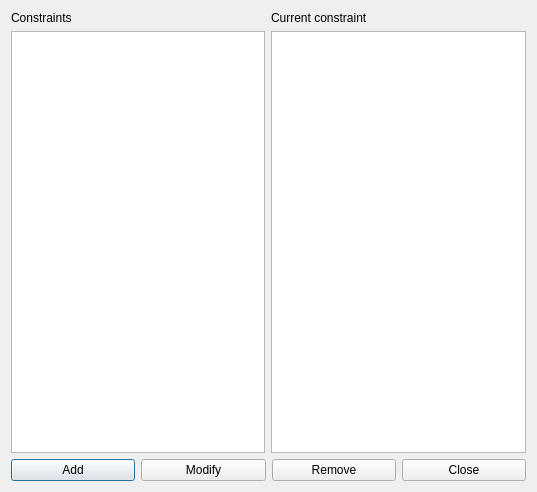
<?xml version="1.0" encoding="UTF-8"?>
<ui version="4.0">
 <class>ConstraintStudentsMinGapsBetweenRoomChangesForm_template</class>
 <widget class="QDialog" name="ConstraintStudentsMinGapsBetweenRoomChangesForm_template">
  <property name="geometry">
   <rect>
    <x>0</x>
    <y>0</y>
    <width>537</width>
    <height>492</height>
   </rect>
  </property>
  <property name="windowTitle">
   <string extracomment="This is the title of the dialog to see the list of all constraints of this type">Constraints students min gaps between room changes</string>
  </property>
  <layout class="QGridLayout" name="gridLayout">
   <item row="0" column="0">
    <layout class="QVBoxLayout" name="verticalLayout_2">
     <item>
      <widget class="QLabel" name="constraintsTextLabel">
       <property name="frameShape">
        <enum>QFrame::NoFrame</enum>
       </property>
       <property name="frameShadow">
        <enum>QFrame::Plain</enum>
       </property>
       <property name="text">
        <string>Constraints</string>
       </property>
       <property name="wordWrap">
        <bool>false</bool>
       </property>
      </widget>
     </item>
     <item>
      <widget class="QListWidget" name="constraintsListWidget"/>
     </item>
    </layout>
   </item>
   <item row="0" column="1">
    <layout class="QVBoxLayout" name="verticalLayout">
     <item>
      <widget class="QLabel" name="currentConstraintTextLabel">
       <property name="text">
        <string>Current constraint</string>
       </property>
       <property name="wordWrap">
        <bool>false</bool>
       </property>
      </widget>
     </item>
     <item>
      <widget class="QPlainTextEdit" name="currentConstraintTextEdit"/>
     </item>
    </layout>
   </item>
   <item row="1" column="0" colspan="2">
    <layout class="QHBoxLayout" name="horizontalLayout">
     <item>
      <widget class="QPushButton" name="addConstraintPushButton">
       <property name="text">
        <string>Add</string>
       </property>
      </widget>
     </item>
     <item>
      <widget class="QPushButton" name="modifyConstraintPushButton">
       <property name="text">
        <string>Modify</string>
       </property>
      </widget>
     </item>
     <item>
      <widget class="QPushButton" name="removeConstraintPushButton">
       <property name="text">
        <string>Remove</string>
       </property>
      </widget>
     </item>
     <item>
      <widget class="QPushButton" name="closePushButton">
       <property name="text">
        <string>Close</string>
       </property>
      </widget>
     </item>
    </layout>
   </item>
  </layout>
 </widget>
 <layoutdefault spacing="6" margin="11"/>
 <resources/>
 <connections/>
</ui>
